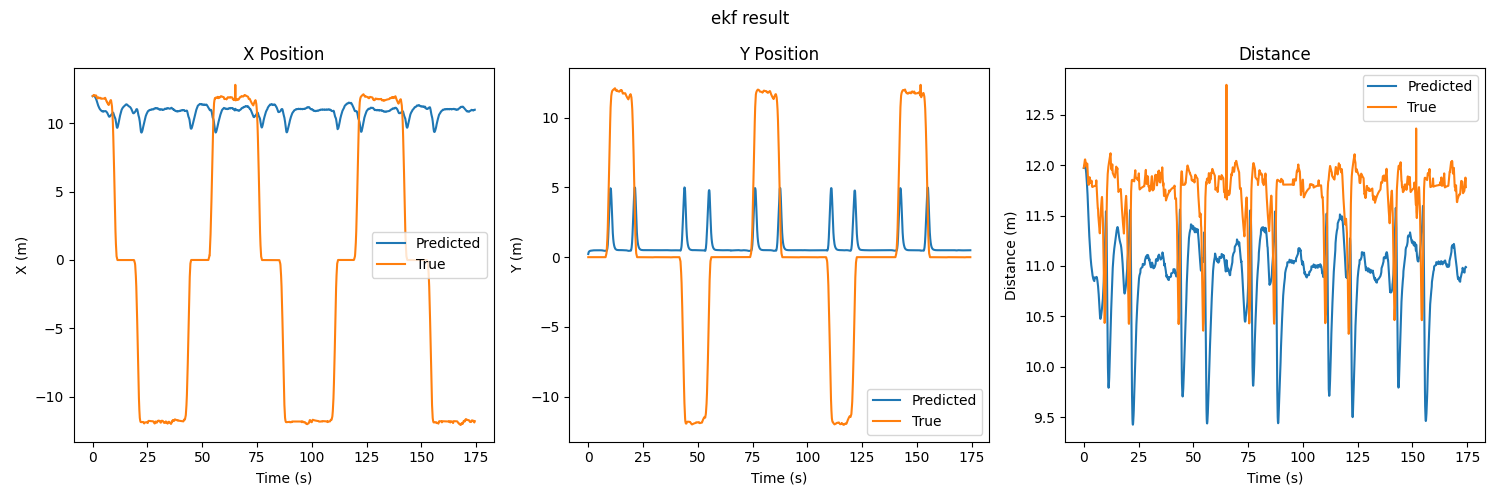

Recreate this plot in Python.
import numpy as np
import matplotlib.pyplot as plt
import json
from scipy.linalg import sqrtm

# 读取数据函数
def read_json_file(file_path):
    with open(file_path, 'r') as file:
        return [json.loads(line) for line in file]

# 读取数据
sumo_ground = read_json_file('sumo_ground.json')
processed_data_201 = read_json_file('processed_data_201.json')
rssi_distance = read_json_file('rssi_distance.json')
processed_data_197 = read_json_file('processed_data_197.json')


# 扩展卡尔曼滤波器类
class ExtendedKalmanFilter:
    def __init__(self, initial_state, initial_covariance, process_noise, measurement_noise):
        self.state = initial_state
        self.covariance = initial_covariance
        self.Q = process_noise
        self.R = measurement_noise

    def predict(self, dt):
        x, y, v = self.state
        dist = np.sqrt(x**2 + y**2)
        epsilon = 1e-10  # 添加小的epsilon值
        if dist > epsilon:
            dx = v * dt * x / dist
            dy = v * dt * y / dist
        else:
            dx = dy = 0
        
        F = np.array([
            [1, 0, dx/(v + epsilon)],
            [0, 1, dy/(v + epsilon)],
            [0, 0, 1]
        ])
        
        self.state = np.array([x + dx, y + dy, v])
        self.covariance = F @ self.covariance @ F.T + self.Q

    def update(self, measurement):
        H = self.jacobian(self.state)
        S = H @ self.covariance @ H.T + self.R
        K = self.covariance @ H.T @ np.linalg.inv(S)
        y = measurement - self.measurement_function(self.state)
        self.state = self.state + K @ y
        I = np.eye(3)
        self.covariance = (I - K @ H) @ self.covariance

    def measurement_function(self, state):
        x, y, _ = state
        return np.array([np.sqrt(x**2 + y**2), x, y])

    def jacobian(self, state):
        x, y, _ = state
        d = np.sqrt(x**2 + y**2)
        epsilon = 1e-10  # 添加小的epsilon值
        return np.array([
            [x/(d + epsilon), y/(d + epsilon), 0],
            [1, 0, 0],
            [0, 1, 0]
        ])

    def get_state(self):
        return self.state

# 无迹卡尔曼滤波器类
class UnscentedKalmanFilter:
    def __init__(self, initial_state, initial_covariance, process_noise, measurement_noise, alpha, beta, kappa):
        self.state = initial_state
        self.covariance = initial_covariance
        self.Q = process_noise
        self.R = measurement_noise
        self.n = len(initial_state)
        self.m = len(measurement_noise)

        self.alpha = alpha
        self.beta = beta
        self.kappa = kappa
        self.lambda_ = self.alpha**2 * (self.n + self.kappa) - self.n

        self.weights_m = np.zeros(2*self.n + 1)
        self.weights_c = np.zeros(2*self.n + 1)
        self.weights_m[0] = self.lambda_ / (self.n + self.lambda_)
        self.weights_c[0] = self.lambda_ / (self.n + self.lambda_) + (1 - self.alpha**2 + self.beta)
        for i in range(1, 2*self.n + 1):
            self.weights_m[i] = 1 / (2 * (self.n + self.lambda_))
            self.weights_c[i] = self.weights_m[i]

    def predict(self, dt):
        sigma_points = self.generate_sigma_points()
        transformed_sigma_points = np.zeros_like(sigma_points)
        for i in range(sigma_points.shape[1]):
            transformed_sigma_points[:, i] = self.state_transition_function(sigma_points[:, i], dt)

        self.state = np.sum(self.weights_m[np.newaxis, :] * transformed_sigma_points, axis=1)
        self.covariance = np.zeros_like(self.covariance)
        for i in range(transformed_sigma_points.shape[1]):
            diff = transformed_sigma_points[:, i] - self.state
            self.covariance += self.weights_c[i] * np.outer(diff, diff)
        self.covariance += self.Q

    def update(self, measurement):
        sigma_points = self.generate_sigma_points()
        transformed_sigma_points = np.zeros((self.m, sigma_points.shape[1]))
        for i in range(sigma_points.shape[1]):
            transformed_sigma_points[:, i] = self.measurement_function(sigma_points[:, i])

        
        predicted_measurement = np.sum(self.weights_m[np.newaxis, :] * transformed_sigma_points, axis=1)

        S = np.zeros((self.m, self.m))
        Pxz = np.zeros((self.n, self.m))
        for i in range(transformed_sigma_points.shape[1]):
            diff_z = transformed_sigma_points[:, i] - predicted_measurement
            diff_x = sigma_points[:, i] - self.state
            S += self.weights_c[i] * np.outer(diff_z, diff_z)
            Pxz += self.weights_c[i] * np.outer(diff_x, diff_z)
        S += self.R

        K = Pxz @ np.linalg.inv(S)
        self.state = self.state + K @ (measurement - predicted_measurement)
        self.covariance = self.covariance - K @ S @ K.T

    def generate_sigma_points(self):
        sqrt_term = sqrtm((self.n + self.lambda_) * self.covariance)
        sigma_points = np.zeros((self.n, 2*self.n + 1))
        sigma_points[:, 0] = self.state
        for i in range(self.n):
            sigma_points[:, i+1] = self.state + sqrt_term[:, i]
            sigma_points[:, i+1+self.n] = self.state - sqrt_term[:, i]
        return sigma_points

    def state_transition_function(self, state, dt):
        x, y, v = state
        dist = np.sqrt(x**2 + y**2)
        epsilon = 1e-10  # 添加小的epsilon值
        if dist > epsilon:
            dx = v * dt * x / dist
            dy = v * dt * y / dist
        else:
            dx = dy = 0
        return np.array([x + dx, y + dy, v])

    def measurement_function(self, state):
        x, y, _ = state
        return np.array([np.sqrt(x**2 + y**2), x, y])

    def get_state(self):
        return self.state

# 评估和绘图函数
def evaluate_and_plot(predictions, ground_truth, timestamps, title):
    errors = predictions - ground_truth
    rmse_x = np.sqrt(np.mean(errors[:, 0]**2))
    rmse_y = np.sqrt(np.mean(errors[:, 1]**2))
    rmse_distance = np.sqrt(np.mean(np.sum(errors[:, :2]**2, axis=1)))

    print(f"{title} RMSE:")
    print(f"X: {rmse_x:.2f} m")
    print(f"Y: {rmse_y:.2f} m")
    print(f"Distance: {rmse_distance:.2f} m")

    plt.figure(figsize=(15, 5))

    plt.subplot(131)
    plt.plot(timestamps, predictions[:, 0], label='Predicted')
    plt.plot(timestamps, ground_truth[:, 0], label='True')
    plt.xlabel('Time (s)')
    plt.ylabel('X (m)')
    plt.legend()
    plt.title('X Position')

    plt.subplot(132)
    plt.plot(timestamps, predictions[:, 1], label='Predicted')
    plt.plot(timestamps, ground_truth[:, 1], label='True')
    plt.xlabel('Time (s)')
    plt.ylabel('Y (m)')
    plt.legend()
    plt.title('Y Position')

    plt.subplot(133)
    pred_distance = np.sqrt(np.sum(predictions[:, :2]**2, axis=1))
    true_distance = np.sqrt(np.sum(ground_truth[:, :2]**2, axis=1))
    plt.plot(timestamps, pred_distance, label='Predicted')
    plt.plot(timestamps, true_distance, label='True')
    plt.xlabel('Time (s)')
    plt.ylabel('Distance (m)')
    plt.legend()
    plt.title('Distance')

    plt.suptitle(title)
    plt.tight_layout()
    plt.show()

# 可视化权重函数
def visualize_weights(filter_name, ekf=None, ukf=None):
    plt.figure(figsize=(10, 6))
    
    if filter_name == 'EKF':
        if ekf is None:
            raise ValueError("EKF object is required for EKF weight visualization")
        weights = ekf.covariance
        if weights.ndim == 2:
            weights = np.diag(weights)
        elif weights.ndim > 2:
            weights = weights.flatten()
        
        plt.bar(range(len(weights)), weights)
        plt.title('EKF Covariance Diagonal Elements or Flattened Weights')
        plt.xlabel('Index')
        plt.ylabel('Value')
        
    elif filter_name == 'UKF':
        if ukf is None:
            raise ValueError("UKF object is required for UKF weight visualization")
        weights_m = ukf.weights_m
        weights_c = ukf.weights_c
        
        plt.subplot(2, 1, 1)
        plt.bar(range(len(weights_m)), weights_m)
        plt.title('UKF Mean Weights')
        plt.xlabel('Sigma Point')
        plt.ylabel('Weight')
        
        plt.subplot(2, 1, 2)
        plt.bar(range(len(weights_c)), weights_c)
        plt.title('UKF Covariance Weights')
        plt.xlabel('Sigma Point')
        plt.ylabel('Weight')
    else:
        raise ValueError("Invalid filter name. Choose 'EKF' or 'UKF'")

    plt.tight_layout()
    plt.show()

# 主函数
def main():
    # 初始化参数
    initial_x = processed_data_197[0]['x'] - processed_data_201[0]['x']
    initial_y = processed_data_197[0]['y'] - processed_data_201[0]['y']
    initial_v = sumo_ground[0]['relative_speed']
    initial_state = np.array([initial_x, initial_y, initial_v])
    
    initial_covariance = np.diag([0.1**2,0.1*2,0.05**2])
    process_noise = np.eye(3) * 0.01
    measurement_noise = np.diag([4**2, 2**2, 0.5**2])

    # 初始化 EKF 和 UKF
    ekf = ExtendedKalmanFilter(initial_state, initial_covariance, process_noise, measurement_noise)
    ukf = UnscentedKalmanFilter(initial_state, initial_covariance, process_noise, measurement_noise, alpha=0.1, beta=2, kappa=0)

    # 运行 EKF
    def run_filter(filter_obj, is_ekf=True):
        predictions = []
        ground_truth = []
        timestamps = []
        last_timestamp = 0

        for i in range(len(sumo_ground)):
            current_timestamp = sumo_ground[i]['new_timestamp']
            dt = current_timestamp - last_timestamp
            last_timestamp = current_timestamp

            filter_obj.predict(dt)

            measurement = np.array([
                rssi_distance[i]['distance'],
                processed_data_201[i]['lidar_avg_x'],
                processed_data_201[i]['lidar_avg_y']
            ])

            filter_obj.update(measurement)

            state = filter_obj.get_state()
            predictions.append(state[:2])
            
            true_x = processed_data_197[i]['x'] - processed_data_201[i]['x']
            true_y = processed_data_197[i]['y'] - processed_data_201[i]['y']
            ground_truth.append([true_x, true_y])
            
            timestamps.append(current_timestamp)

        return np.array(predictions), np.array(ground_truth), np.array(timestamps)
    
    ekf_predictions, ground_truth, timestamps = run_filter(ekf)
    ukf_predictions, ground_truth, timestamps = run_filter(ukf, is_ekf=False)

    # 可视化结果
    title_ekf = 'ekf result'
    title_ukf = 'ukf_result'
    evaluate_and_plot(ekf_predictions,ground_truth, timestamps,title_ekf)
    evaluate_and_plot(ukf_predictions,ground_truth, timestamps,title_ukf)

    # 分别可视化 EKF 和 UKF 的权重
    visualize_weights('EKF', ekf=ekf)
    visualize_weights('UKF', ukf=ukf)

if __name__ == "__main__":
    main()
